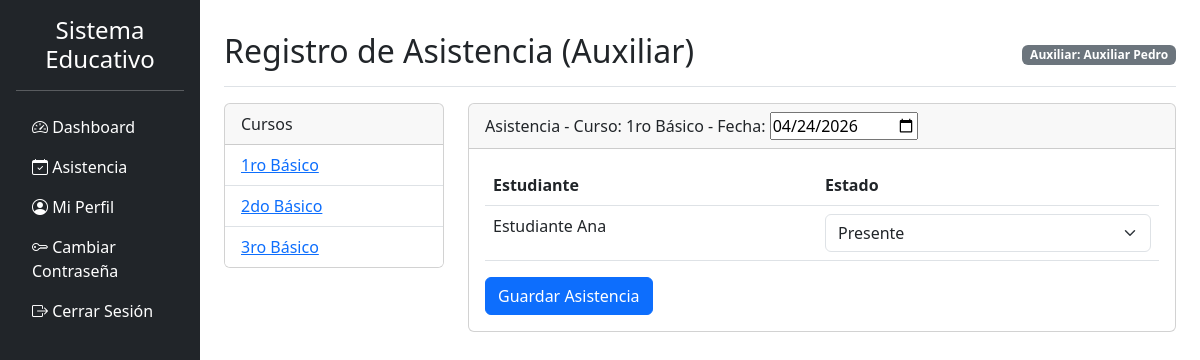
Page /auxiliar/asistencia.php?curso_id=1&fecha=2026-04-24 (signed in) on the committed database.
### tables this page shows
CREATE TABLE IF NOT EXISTS cursos (
    id INT AUTO_INCREMENT PRIMARY KEY,
    nombre VARCHAR(50) NOT NULL,
    descripcion TEXT,
    anio INT NOT NULL
);

CREATE TABLE IF NOT EXISTS usuarios (
    id INT AUTO_INCREMENT PRIMARY KEY,
    nombre VARCHAR(100) NOT NULL,
    email VARCHAR(100) UNIQUE NOT NULL,
    password_hash VARCHAR(255) NOT NULL,
    rol ENUM('director', 'profesor', 'auxiliar', 'estudiante', 'apoderado') NOT NULL,
    created_at TIMESTAMP DEFAULT CURRENT_TIMESTAMP
);

### www/includes/db.php (called while the page is built, shortened)
<?php
$host = 'mysql';
$user = 'webb_user';
$pass = 'webb_pass';
$dbname = 'webb_db';
try {
    $pdo = new PDO("mysql:host=$host;dbname=$dbname;charset=utf8mb4", $user, $pass);
    $pdo->setAttribute(PDO::ATTR_ERRMODE, PDO::ERRMODE_EXCEPTION);
    $pdo->setAttribute(PDO::ATTR_DEFAULT_FETCH_MODE, PDO::FETCH_ASSOC);
} catch (PDOException $e) {
    die("Error de conexión: " . $e->getMessage());
}
function obtenerEstudiantesPorCurso($curso_id) {
    global $pdo;
    $stmt = $pdo->prepare("
        SELECT u.* FROM usuarios u
        JOIN estudiantes e ON u.id = e.user_id
        WHERE e.curso_id = ? AND u.rol = 'estudiante'
    ");
    $stmt->execute([$curso_id]);
    return $stmt->fetchAll();
}
?>

### www/auxiliar/asistencia.php (the view, shortened to what this page needs)
<?php
require_once '../includes/db.php';
include '../includes/header.php';
$curso_id = $_GET['curso_id'] ?? 0;
$fecha = $_GET['fecha'] ?? date('Y-m-d');
$cursos = $pdo->query("SELECT * FROM cursos ORDER BY anio, nombre")->fetchAll();
$estudiantes = [];
if($curso_id) {
    $estudiantes = obtenerEstudiantesPorCurso($curso_id);
}
$asistencias = [];
?>
<div class="row">
    <div class="col-md-3">
        <div class="card">
            <div class="card-header">Cursos</div>
            <ul class="list-group list-group-flush">
                <?php foreach($cursos as $c): ?>
                    <li class="list-group-item">
                        <a href="?curso_id=<?= $c['id'] ?>&fecha=<?= $fecha ?>"><?= htmlspecialchars($c['nombre']) ?></a>
                    </li>
                <?php endforeach; ?>
            </ul>
        </div>
    </div>
    <div class="col-md-9">
        <?php if($curso_id): ?>
        <div class="card">
            <div class="card-header">
                Asistencia - Curso: <?= htmlspecialchars($cursos[array_search($curso_id, array_column($cursos, 'id'))]['nombre'] ?? '') ?> - Fecha: <input type="date" id="fecha" value="<?= $fecha ?>" onchange="cambiarFecha()">
            </div>
            <div class="card-body">
                <form method="POST">
                    <table class="table">
                        <thead><tr><th>Estudiante</th><th>Estado</th></tr></thead>
                        <tbody>
                            <?php foreach($estudiantes as $e): ?>
                            <tr>
                                <td><?= htmlspecialchars($e['nombre']) ?></td>
                                <td>
                                    <select name="asistencia[<?= $e['id'] ?>]" class="form-select">
                                        <option value="presente" <?= ($asistencias[$e['id']]??'')=='presente'?'selected':'' ?>>Presente</option>
                                    </select>
                                </td>
                            </tr>
                            <?php endforeach; ?>
                        </tbody>
                    </table>
                    <button type="submit" class="btn btn-primary">Guardar Asistencia</button>
                </form>
            </div>
        </div>
        <?php endif; ?>
    </div>
</div>
<?php include '../includes/footer.php'; ?>

### rows in the picture
cursos: nombre "1ro Básico"
cursos: nombre "2do Básico"
cursos: nombre "3ro Básico"
usuarios: nombre "Estudiante Ana", id "Presente"

### other values in the picture
$titulo_pagina "Registro de Asistencia (Auxiliar)"
$rol "Auxiliar"
$nombre "Auxiliar Pedro"
